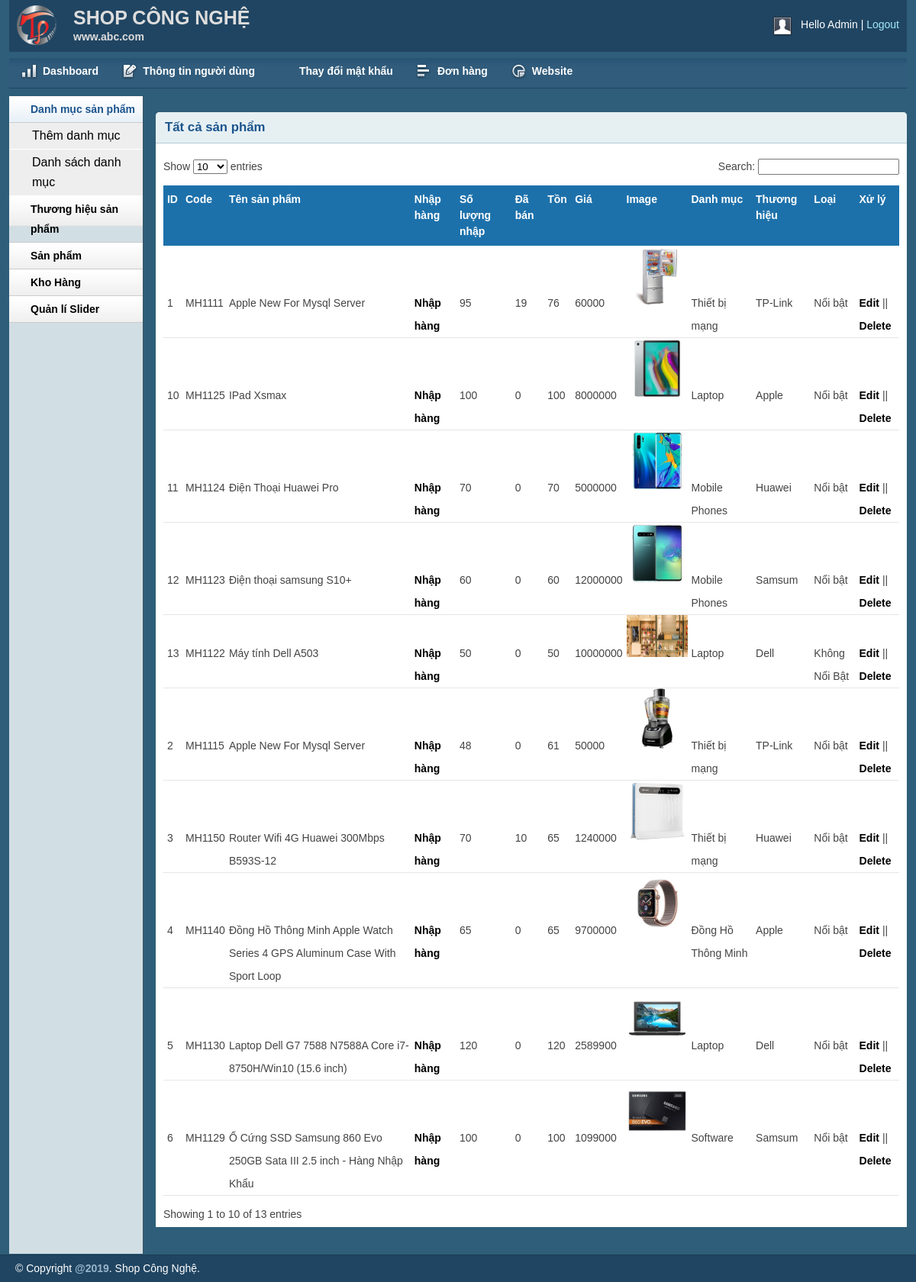
The page /admin/productlist.php (signed in) on the database its author committed.
### tables this page shows
CREATE TABLE `tbl_product` (
  `productId` int(11) NOT NULL AUTO_INCREMENT,
  `productName` tinytext NOT NULL,
  `product_code` varchar(200) NOT NULL,
  `productQuantity` varchar(50) NOT NULL,
  `product_soldout` varchar(50) NOT NULL DEFAULT '0',
  `product_remain` varchar(50) NOT NULL,
  `catId` int(11) NOT NULL,
  `brandId` int(11) NOT NULL,
  `product_desc` text NOT NULL,
  `type` int(11) NOT NULL,
  `price` varchar(255) NOT NULL,
  `image` varchar(255) NOT NULL,
  PRIMARY KEY (`productId`)
);

CREATE TABLE `tbl_category` (
  `catId` int(11) NOT NULL AUTO_INCREMENT,
  `catName` varchar(255) NOT NULL,
  PRIMARY KEY (`catId`)
);

CREATE TABLE `tbl_brand` (
  `brandId` int(11) NOT NULL AUTO_INCREMENT,
  `brandName` varchar(255) NOT NULL,
  PRIMARY KEY (`brandId`)
);

### lib/database.php (called while the page is built, shortened)
<?php
Class Database extends PDO{
   public $host   = DB_HOST;
   public $user   = DB_USER;
   public $pass   = DB_PASS;
   public $dbname = DB_NAME;
   public $link;
private function connectDB(){
   $this->link = new mysqli($this->host, $this->user, $this->pass,
    $this->dbname);
 }
public function select($query){
  $result = $this->link->query($query) or
   die($this->link->error.__LINE__);
  if($result->num_rows > 0){
    return $result;
  } else {
    return false;
  }
 }
}

### classes/product.php (called while the page is built, shortened)
<?php
	$filepath = realpath(dirname(__FILE__));
	include_once ($filepath.'/../lib/database.php');
?>
<?php
	class product
	{
		private $db;
		public function __construct()
		{
			$this->db = new Database();
		}
		public function show_product()
		{
			$query =
			"SELECT tbl_product.*, tbl_category.catName, tbl_brand.brandName
			 FROM tbl_product INNER JOIN tbl_category ON tbl_product.catId = tbl_category.catId
								INNER JOIN tbl_brand ON tbl_product.brandId = tbl_brand.brandId
			 order by tbl_product.productId desc ";
			$result = $this->db->select($query);
			return $result;
		}
	}
 ?>

### admin/productlist.php (the view, shortened to what this page needs)
<?php include 'inc/header.php';?>
<?php include 'inc/sidebar.php';?>
<?php include '../classes/cart.php';  ?>
<?php include '../classes/product.php';  ?>
<?php
	$pd = new product();
 ?>
<div class="grid_10">
    <div class="box round first grid">
        <h2>Tất cả sản phẩm</h2>
        <div class="block">
            <table class="data display datatable" id="example">
			<thead>
				<tr>
					<th>ID</th>
					<th>Code</th>
					<th>Tên sản phẩm</th>
					<th>Nhập hàng</th>
					<th>Số lượng nhập</th>
					<th>Đã bán</th>
					<th>Tồn</th>
					<th>Giá</th>
					<th>Image</th>
					<th>Danh mục</th>
					<th>Thương hiệu</th>
					<th>Loại</th>
					<th>Xử lý</th>
				</tr>
			</thead>
			<tbody>
				<?php
				$pdlist = $pd->show_product();
				$i = 0;
					if($pdlist){
							while ($result = $pdlist->fetch_assoc()){
								$i++;
				 ?>
				<tr class="odd gradeX">
					<td><?php echo $i ?></td>
					<td><?php echo $result['product_code'] ?></td>
					<td><?php echo $result['productName'] ?></td>
					<td><a href="productmorequantity.php?productid=<?php echo $result['productId'] ?>">Nhập hàng</a></td>
					<td>
						<?php echo $result['productQuantity'] ?>
					</td>
					<td>
						<?php echo $result['product_soldout'] ?>
					</td>
					<td>
						<?php echo $result['product_remain'] ?>
					</td>
					<td><?php echo $result['price'] ?></td>
					<td><img src="uploads/<?php echo $result['image'] ?>" width="80"></td>
					<td><?php echo $result['catName'] ?></td>
					<td><?php echo $result['brandName'] ?></td>
					<td><?php
						if($result['type']==0){
							echo 'Nổi bật';
						}else{
							echo 'Không Nổi Bật';
						}
					?></td>
					<td><a href="productedit.php?productid=<?php echo $result['productId'] ?>">Edit</a> || <a href="?productid=<?php echo $result['productId'] ?>">Delete</a></td>
				</tr>
				<?php
					}
				}
				?>
			</tbody>
		</table>
       </div>
    </div>
</div>
<?php include 'inc/footer.php';?>

### admin/css/text.css (style rules this page uses)
body { font: 13px/1.5 Tahoma, Helvetica, Arial, 'Liberation Sans', FreeSans, sans-serif; }
h2 { font-size: 23px; }
p, dl, hr, h1, h2, h3, h4, h5, h6, ol, ul, pre, table, address, fieldset { margin-bottom: 20px; }

### admin/css/grid.css (style rules this page uses)
.grid_1, .grid_2, .grid_3, .grid_4, .grid_5, .grid_6, .grid_7, .grid_8, .grid_9, .grid_10, .grid_11, .grid_12, .grid_13, .grid_14, .grid_15, .grid_16 { display: inline; float: left; margin-left: 1%; margin-right: 1%; }
.container_12 .grid_10 { width: 81.333%; }

### admin/css/layout.css (style rules this page uses)
body { background: #fff none repeat scroll 0 0; color: #444; font-size: 14px; padding: 0; }
a { color: #000; font-weight:bold; text-decoration: none; }
h1, h2, h3, h4, h5, h6 { line-height:1.2em; margin-bottom:.3em; }
h2 { margin-top:1em; }
.box { background:#fff; margin-bottom:20px; padding:10px 10px 10px 10px; margin-left:-8px; }
.box.grid { padding-bottom:40px; }
.box.round { -moz-border-radius: 5px 5px 0px 0px; -webkit-border-radius: 5px 5px 0px 0px; border-radius: 5px 5px 0px 0px; }
.box h2 { font-size:1.2em; font-weight:bold; color:#1B548D; background:#E6F0F3; margin:-10px -10px 0 -10px; padding:10px 12px; border-bottom:1px solid #B3CBD6; -moz-border-radius: 5px 5px 0px 0px; -webkit-border-radius: 5px 5px 0px 0px; border-radius: 5px 5px 0px 0px; }
.box.first { min-height: 406px; }
.block { padding-top:20px; }
.block { padding-bottom:1px; }
table.display { margin: 0 auto; clear: both; width: 100%; }
table#example th { background: #1d71ab !important; }
.sorting_asc { background: #cf4a45 url(../img/table/sort_asc.png) no-repeat center right; padding:8px 5px; text-align:left; color:#fff; }
.sorting { background:#8f8f8f url(../img/table/sort_both.png) no-repeat center right; padding:8px 5px; text-align:left; color:#fff; }
tr.odd { height: 30px; line-height: 30px; border-bottom:1px solid #e6e6e6; }
tr.even { height: 30px; line-height: 30px; border-bottom:1px solid #e6e6e6; }
tr.odd td, tr.even td { padding-left:5px; }

### rows shown on the page
tbl_product: product_code "MH1111", productName "Apple New For Mysql Server", productQuantity "95", product_soldout "19", product_remain "76", price "60000", image (picture), catId.catName "Thiết bị mạng", brandId.brandName "TP-Link", type "Nổi bật"
tbl_product: product_code "MH1115", productName "Apple New For Mysql Server", productQuantity "48", product_soldout "0", product_remain "61", price "50000", image (picture), catId.catName "Thiết bị mạng", brandId.brandName "TP-Link", type "Nổi bật"
tbl_product: product_code "MH1150", productName "Router Wifi 4G Huawei 300Mbps B593S-12", productQuantity "70", product_soldout "10", product_remain "65", price "1240000", image (picture), catId.catName "Thiết bị mạng", brandId.brandName "Huawei", type "Nổi bật"
tbl_product: product_code "MH1140", productName "Đồng Hồ Thông Minh Apple Watch Series 4 GPS Aluminum Case With Sport Loop", productQuantity "65", product_soldout "0", product_remain "65", price "9700000", image (picture), catId.catName "Đồng Hồ Thông Minh", brandId.brandName "Apple", type "Nổi bật"
tbl_product: product_code "MH1130", productName "Laptop Dell G7 7588 N7588A Core i7-8750H/Win10 (15.6 inch)", productQuantity "120", product_soldout "0", product_remain "120", price "2589900", image (picture), catId.catName "Laptop", brandId.brandName "Dell", type "Nổi bật"
tbl_product: product_code "MH1129", productName "Ổ Cứng SSD Samsung 860 Evo 250GB Sata III 2.5 inch - Hàng Nhập Khẩu", productQuantity "100", product_soldout "0", product_remain "100", price "1099000", image (picture), catId.catName "Software", brandId.brandName "Samsum", type "Nổi bật"
tbl_product: product_code "MH1125", productName "IPad Xsmax", productQuantity "100", product_soldout "0", product_remain "100", price "8000000", image (picture), catId.catName "Laptop", brandId.brandName "Apple", type "Nổi bật"
tbl_product: product_code "MH1124", productName "Điện Thoại Huawei Pro", productQuantity "70", product_soldout "0", product_remain "70", price "5000000", image (picture), catId.catName "Mobile Phones", brandId.brandName "Huawei", type "Nổi bật"
tbl_product: product_code "MH1123", productName "Điện thoại samsung S10+", productQuantity "60", product_soldout "0", product_remain "60", price "12000000", image (picture), catId.catName "Mobile Phones", brandId.brandName "Samsum", type "Nổi bật"
tbl_product: product_code "MH1122", productName "Máy tính Dell A503", productQuantity "50", product_soldout "0", product_remain "50", price "10000000", image (picture), catId.catName "Laptop", brandId.brandName "Dell", type "Không Nổi Bật"
